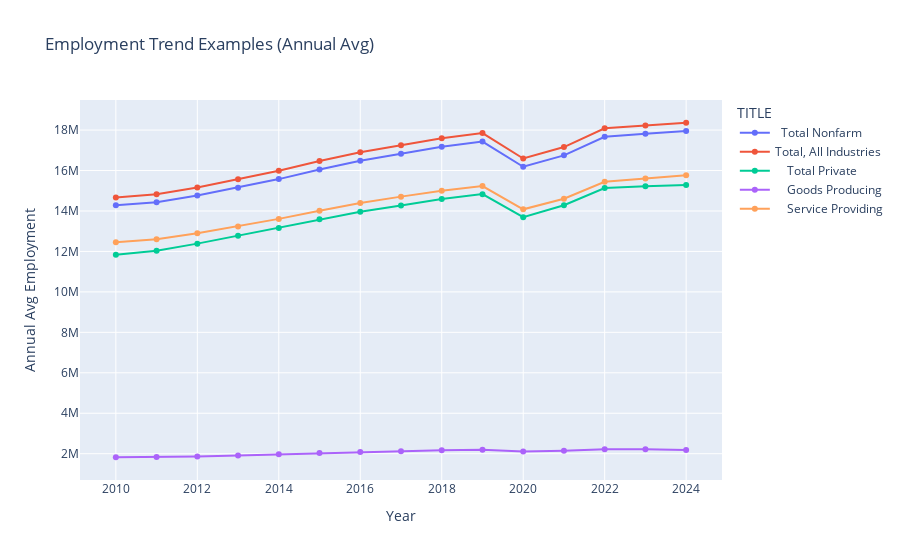

The notebook cell saved with this chart:
### Markdown cell above
### 9.5 Trend Examples (Plotly)
Interactive line plot for a few example industries.

### Code cell
sample_codes = df_fe["SS-NAICS"].drop_duplicates().head(5).tolist()
df_plot = df_year[df_year["SS-NAICS"].isin(sample_codes)].copy()

fig = px.line(
    df_plot,
    x="year",
    y="employment_avg",
    color="TITLE",
    markers=True,
    title="Employment Trend Examples (Annual Avg)"
)
fig.update_layout(xaxis_title="Year", yaxis_title="Annual Avg Employment")
fig.show()

### Figure 1 — Plotly figure (JSON) as saved in the notebook; plotly's stock layout.template omitted (floating-point values rounded to 4 significant figures)
{"data": [{"hovertemplate": "TITLE=  Total Nonfarm<br>year=%{x}<br>employment_avg=%{y}<extra></extra>", "legendgroup": "  Total Nonfarm", "line": {"color": "#636efa", "dash": "solid"}, "marker": {"symbol": "circle"}, "mode": "lines+markers", "name": "  Total Nonfarm", "orientation": "v", "showlegend": true, "type": "scatter", "x": [2010, 2011, 2012, 2013, 2014, 2015, 2016, 2017, 2018, 2019, 2020, 2021, 2022, 2023, 2024], "xaxis": "x", "y": [14280000.0, 14430000.0, 14760000.0, 15150000.0, 15580000.0, 16050000.0, 16480000.0, 16830000.0, 17170000.0, 17430000.0, 16190000.0, 16750000.0, 17670000.0, 17820000.0, 17950000.0], "yaxis": "y"}, {"hovertemplate": "TITLE=Total, All Industries<br>year=%{x}<br>employment_avg=%{y}<extra></extra>", "legendgroup": "Total, All Industries", "line": {"color": "#EF553B", "dash": "solid"}, "marker": {"symbol": "circle"}, "mode": "lines+markers", "name": "Total, All Industries", "orientation": "v", "showlegend": true, "type": "scatter", "x": [2010, 2011, 2012, 2013, 2014, 2015, 2016, 2017, 2018, 2019, 2020, 2021, 2022, 2023, 2024], "xaxis": "x", "y": [14670000.0, 14820000.0, 15160000.0, 15560000.0, 15990000.0, 16470000.0, 16910000.0, 17250000.0, 17590000.0, 17850000.0, 16590000.0, 17160000.0, 18090000.0, 18230000.0, 18360000.0], "yaxis": "y"}, {"hovertemplate": "TITLE=    Total Private<br>year=%{x}<br>employment_avg=%{y}<extra></extra>", "legendgroup": "    Total Private", "line": {"color": "#00cc96", "dash": "solid"}, "marker": {"symbol": "circle"}, "mode": "lines+markers", "name": "    Total Private", "orientation": "v", "showlegend": true, "type": "scatter", "x": [2010, 2011, 2012, 2013, 2014, 2015, 2016, 2017, 2018, 2019, 2020, 2021, 2022, 2023, 2024], "xaxis": "x", "y": [11830000.0, 12030000.0, 12390000.0, 12780000.0, 13160000.0, 13590000.0, 13960000.0, 14270000.0, 14590000.0, 14830000.0, 13690000.0, 14280000.0, 15140000.0, 15220000.0, 15290000.0], "yaxis": "y"}, {"hovertemplate": "TITLE=    Goods Producing<br>year=%{x}<br>employment_avg=%{y}<extra></extra>", "legendgroup": "    Goods Producing", "line": {"color": "#ab63fa", "dash": "solid"}, "marker": {"symbol": "circle"}, "mode": "lines+markers", "name": "    Goods Producing", "orientation": "v", "showlegend": true, "type": "scatter", "x": [2010, 2011, 2012, 2013, 2014, 2015, 2016, 2017, 2018, 2019, 2020, 2021, 2022, 2023, 2024], "xaxis": "x", "y": [1825000.0, 1834000.0, 1868000.0, 1916000.0, 1967000.0, 2041000.0, 2083000.0, 2117000.0, 2175000.0, 2201000.0, 2105000.0, 2144000.0, 2227000.0, 2217000.0, 2180000.0], "yaxis": "y"}, {"hovertemplate": "TITLE=    Service Providing<br>year=%{x}<br>employment_avg=%{y}<extra></extra>", "legendgroup": "    Service Providing", "line": {"color": "#FFA15A", "dash": "solid"}, "marker": {"symbol": "circle"}, "mode": "lines+markers", "name": "    Service Providing", "orientation": "v", "showlegend": true, "type": "scatter", "x": [2010, 2011, 2012, 2013, 2014, 2015, 2016, 2017, 2018, 2019, 2020, 2021, 2022, 2023, 2024], "xaxis": "x", "y": [12460000.0, 12600000.0, 12890000.0, 13240000.0, 13610000.0, 14010000.0, 14400000.0, 14710000.0, 15000000.0, 15230000.0, 14080000.0, 14610000.0, 15440000.0, 15600000.0, 15770000.0], "yaxis": "y"}], "layout": {"legend": {"title": {"text": "TITLE"}, "tracegroupgap": 0}, "title": {"text": "Employment Trend Examples (Annual Avg)"}, "xaxis": {"anchor": "y", "domain": [0, 1], "title": {"text": "Year"}}, "yaxis": {"anchor": "x", "domain": [0, 1], "title": {"text": "Annual Avg Employment"}}}}
